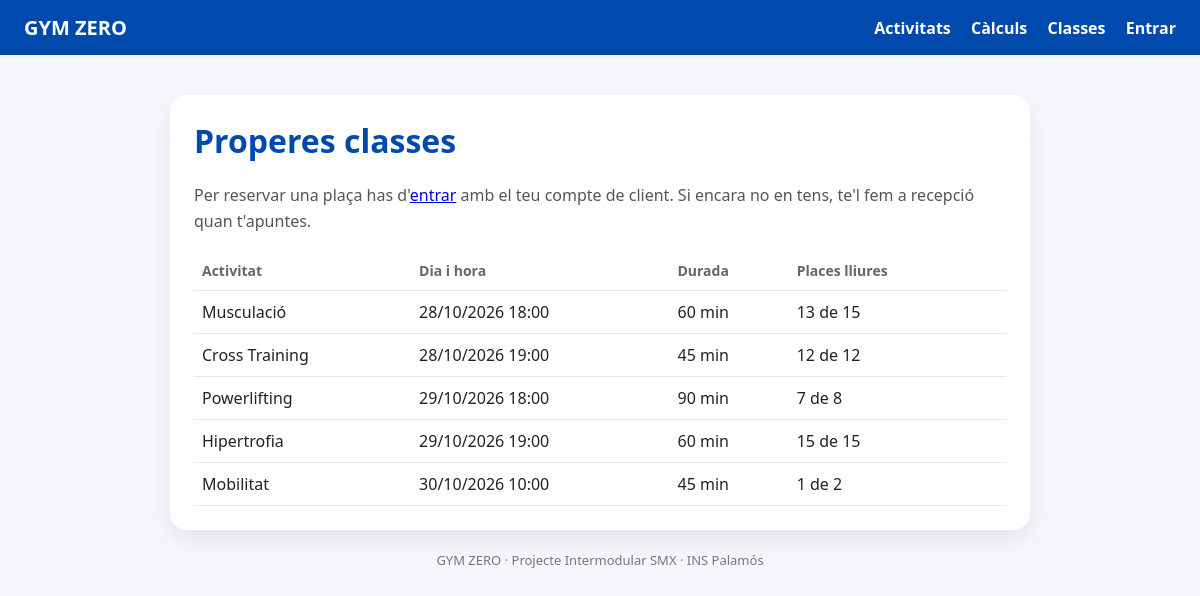
Screenshot of /reserves/index.php with the database file from the repository.
### tables this page shows
CREATE TABLE classes (
  id            INT UNSIGNED AUTO_INCREMENT PRIMARY KEY,
  activitat_id  INT UNSIGNED NOT NULL,
  inici         DATETIME     NOT NULL,
  places        SMALLINT UNSIGNED NOT NULL,
  cancelada     TINYINT(1)   NOT NULL DEFAULT 0,
  CONSTRAINT fk_classes_activitat FOREIGN KEY (activitat_id)
    REFERENCES activitats(id) ON UPDATE CASCADE ON DELETE RESTRICT,
  CONSTRAINT uq_classes_activitat_inici UNIQUE (activitat_id, inici),
  CONSTRAINT ck_classes_places CHECK (places > 0)
);

CREATE TABLE activitats (
  id                 INT UNSIGNED AUTO_INCREMENT PRIMARY KEY,
  nom                VARCHAR(60)  NOT NULL,
  descripcio         TEXT         NULL,
  durada_min         SMALLINT UNSIGNED NOT NULL DEFAULT 60,
  places_per_defecte SMALLINT UNSIGNED NOT NULL DEFAULT 15,
  activa             TINYINT(1)   NOT NULL DEFAULT 1,
  CONSTRAINT uq_activitats_nom UNIQUE (nom)
);

### www/inc/sessio.php (called while the page is built, shortened)
<?php
function h($text)
{
    return htmlspecialchars((string) $text, ENT_QUOTES, 'UTF-8');
}
function usuari_actual()
{
    return $_SESSION['usuari'] ?? null;
}

### www/reserves/index.php (the view, shortened to what this page needs)
<?php
require_once __DIR__ . '/../inc/sessio.php';
require_once __DIR__ . '/../inc/bd.php';
$u = usuari_actual();
$st = $connexio->prepare(
    "SELECT c.id, a.nom, a.durada_min, c.inici, c.places,
            (SELECT COUNT(*) FROM reserves r
              WHERE r.classe_id = c.id AND r.estat = 'confirmada') AS ocupades,
            (SELECT COUNT(*) FROM reserves r
              WHERE r.classe_id = c.id AND r.estat = 'confirmada' AND r.usuari_id = ?) AS meva
       FROM classes c
       JOIN activitats a ON a.id = c.activitat_id
      WHERE c.inici > NOW() AND c.cancelada = 0 AND a.activa = 1
      ORDER BY c.inici"
);
$st->execute([$u['id'] ?? 0]);
$classes = $st->fetchAll();
$quota_fins = null;
$personal = false;
$titol = 'Properes classes';
require __DIR__ . '/../inc/capcalera.php';
?>
<?php if (!$u): ?>
  <p>Per reservar una plaça has d'<a href="../compte/login.php">entrar</a> amb el teu compte de client. Si encara no en tens, te'l fem a recepció quan t'apuntes.</p>
<?php elseif (!$personal && ($quota_fins === null || $quota_fins < date('Y-m-d'))): ?>
  <div class="error">Per reservar has de tenir la quota pagada. Passa per recepció.</div>
<?php elseif (!$personal): ?>
  <p class="subtil">Pots reservar classes fins al <?= date('d/m/Y', strtotime($quota_fins)) ?>, que és quan acaba la teva quota.</p>
<?php endif; ?>
<?php if (!$classes): ?>
  <p>Ara mateix no hi ha classes programades.</p>
<?php else: ?>
  <table>
    <tr><th>Activitat</th><th>Dia i hora</th><th class="amaga-mobil">Durada</th><th>Places lliures</th><th></th></tr>
    <?php foreach ($classes as $c):
        $lliures = $c['places'] - $c['ocupades']; ?>
      <tr>
        <td><?= h($c['nom']) ?></td>
        <td><?= date('d/m/Y H:i', strtotime($c['inici'])) ?></td>
        <td class="amaga-mobil"><?= (int) $c['durada_min'] ?> min</td>
        <td class="<?= $lliures <= 0 ? 'places-0' : '' ?>"><?= max(0, $lliures) ?> de <?= (int) $c['places'] ?></td>
        <td>
        </td>
      </tr>
    <?php endforeach; ?>
  </table>
<?php endif; ?>
<?php require __DIR__ . '/../inc/peu.php'; ?>

### www/inc/capcalera.php (shortened to what this page needs)
<?php
$u = usuari_actual();
$arrel = $arrel ?? '../';
?>
<!DOCTYPE html>
<html lang="ca">
<head>
  <link rel="stylesheet" href="<?= $arrel ?>css/area.css">
</head>
<body>
  <header class="barra">
    <a class="logo" href="<?= $arrel ?: './' ?>">GYM ZERO</a>
    <nav>
      <a href="<?= $arrel ?>activitats/">Activitats</a>
      <a href="<?= $arrel ?>calculs/">Càlculs</a>
      <a href="<?= $arrel ?>reserves/">Classes</a>
      <?php if ($u): ?>
        <a href="<?= $arrel ?>client/">La meva àrea</a>
        <?php if ($u['rol'] === 'admin'): ?>
          <a href="<?= $arrel ?>admin/">Administració</a>
        <?php endif; ?>
        <span class="qui"><?= h($u['nom']) ?></span>
        <a href="<?= $arrel ?>compte/logout.php">Sortir</a>
      <?php else: ?>
        <a href="<?= $arrel ?>compte/login.php">Entrar</a>
      <?php endif; ?>
    </nav>
  </header>
  <main>
    <div class="card">
      <h1><?= h($titol) ?></h1>

### www/inc/peu.php
    </div>
    <p class="footer">GYM ZERO · Projecte Intermodular SMX · INS Palamós</p>
  </main>
</body>
</html>

### www/css/area.css (style rules this page uses)
body { margin: 0; font-family: system-ui, -apple-system, "Segoe UI", sans-serif; background: #f5f7fb; color: #222; }
.barra { display: flex; justify-content: space-between; align-items: center; flex-wrap: wrap; gap: 10px; padding: 14px 24px; background: #004aad; }
.barra a, .barra .qui { color: white; text-decoration: none; margin-left: 16px; font-weight: 600; }
.barra .logo { margin-left: 0; font-size: 20px; font-weight: 800; }
main { max-width: 860px; margin: 40px auto; padding: 0 20px; }
.card { overflow-x: auto; background: white; border-radius: 16px; padding: 24px; box-shadow: 0 10px 25px rgba(0, 0, 0, 0.08); }
h1 { color: #004aad; margin-top: 0; }
p { color: #555; line-height: 1.6; }
table { width: 100%; border-collapse: collapse; margin-top: 12px; }
th, td { text-align: left; padding: 10px 8px; border-bottom: 1px solid #e3e8f2; }
th { color: #666; font-size: 14px; }
.footer { margin-top: 20px; font-size: 13px; color: #777; text-align: center; }

### rows the page displays
classes: activitat.nom "Musculació", inici "28/10/2026 18:00", activitat.durada_min "60", max(0, $lliures) "13", places "15"
classes: activitat.nom "Cross Training", inici "28/10/2026 19:00", activitat.durada_min "45", places "12"
classes: activitat.nom "Powerlifting", inici "29/10/2026 18:00", activitat.durada_min "90", max(0, $lliures) "7", places "8"
classes: activitat.nom "Hipertrofia", inici "29/10/2026 19:00", activitat.durada_min "60", places "15"
classes: activitat.nom "Mobilitat", inici "30/10/2026 10:00", activitat.durada_min "45", max(0, $lliures) "1", places "2"

### other values shown
$titol "Properes classes"
